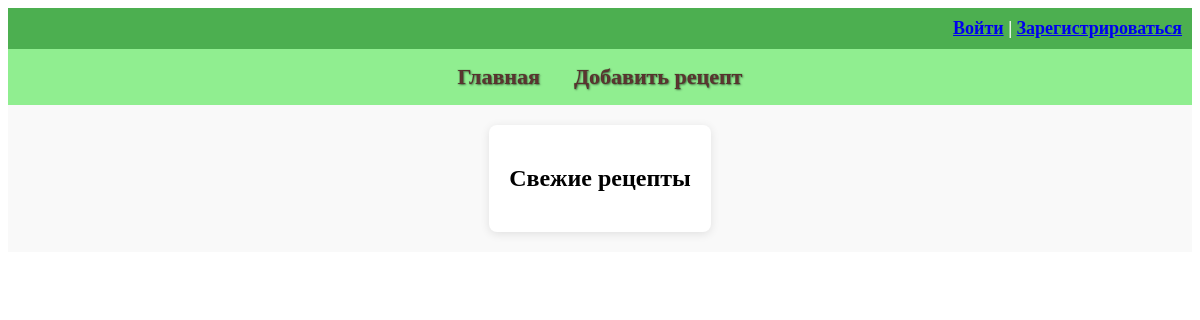
The page /accounts/ on the database as committed earlier.
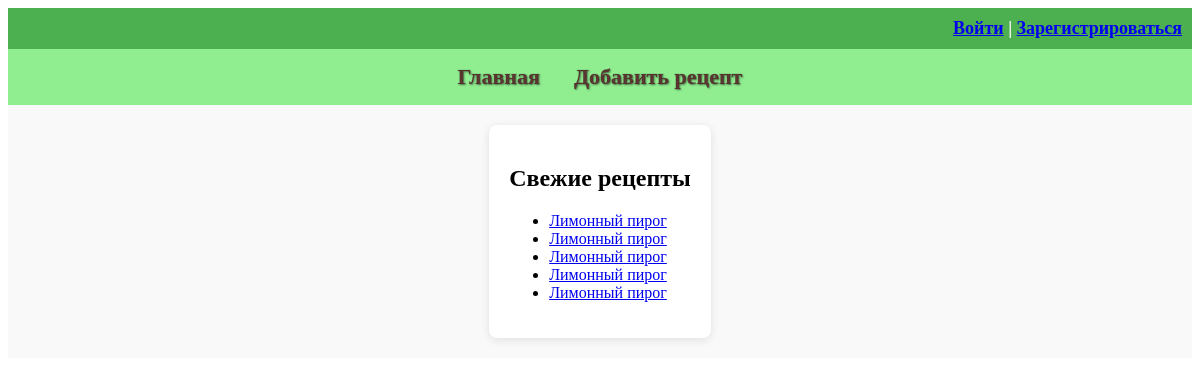
The same page on the database as committed later.
### recipe_app/models.py (models this page shows, shortened)
class Recipe(models.Model):
    title = models.CharField(max_length=100, verbose_name="Название блюда")
    description = models.TextField(verbose_name="Описание")
    preparation_steps = models.TextField(verbose_name="Шаги приготовления")
    preparation_time = models.PositiveIntegerField(verbose_name="Время приготовления в минутах")
    image = models.ImageField(upload_to='recipes/images/', verbose_name="Добавьте фото")
    author = models.ForeignKey(User, on_delete=models.CASCADE, verbose_name="Автор")
    categories = models.ManyToManyField(Category, through='RecipeCategory', verbose_name="Категория")
    ingredients = models.TextField(blank=True, null=True, verbose_name="Ингредиенты")

### recipe_app/views.py (the view)
# urls.py: path('', recipe_list, name='recipe_list'),
def recipe_list(request):
    recipes = Recipe.objects.order_by('-id').distinct()[:5]
    return render(request, 'recipes/recipe_list.html', {'recipes': recipes})

### recipe_app/templates/recipes/recipe_list.html (shortened to what this page needs)
{% extends 'base.html' %}
{% block content %}
<h2>Свежие рецепты</h2>
<ul>
    {% for recipe in recipes %}
        <li><a href="{% url 'recipe_detail' recipe.id %}">{{ recipe.title }}</a></li>
    {% endfor %}
</ul>
{% endblock %}

### recipe_app/templates/base.html (shortened to what this page needs)
<!DOCTYPE html>
<html lang="ru">
{% load static %}
<head>
    <link rel="stylesheet" type="text/css" href="{% static 'styles.css' %}">
</head>
<body>
    <div class="top-bar">
        <div class="user-info">
            {% if user.is_authenticated %}
                <p>Здравствуйте, {{ user.username }}!</p>
                <form action="{% url 'logout' %}" method="post">
                    {% csrf_token %}
                    <button type="submit">Выйти</button>
                </form>
            {% else %}
                <p><a href="{% url 'login' %}">Войти</a> | <a href="{% url 'register' %}">Зарегистрироваться</a></p>
            {% endif %}
        </div>
    </div>
    <header>
        <nav>
            <a href="{% url 'recipe_list' %}">Главная</a>
            <a href="{% url 'add_recipe' %}">Добавить рецепт</a>
        </nav>
    </header>
    <div class="content-container">
        <div class="content">
            <main>
                {% block content %}{% endblock %}
            </main>
        </div>
    </div>
</body>
</html>

### recipe_app/static/styles.css (style rules this page uses)
.content-container { display: flex; justify-content: center; background-color: #f9f9f9; padding: 20px; }
.content { max-width: 800px; background-color: white; padding: 20px; border-radius: 8px; box-shadow: 0 2px 10px rgba(0, 0, 0, 0.1); }
.top-bar { background-color: #4CAF50; color: white; padding: 10px; display: flex; justify-content: flex-end; align-items: center; }
.top-bar .user-info { display: flex; gap: 15px; align-items: center; }
.top-bar p { font-size: 18px; font-weight: bold; margin: 0; }
header { padding: 15px; text-align: center; background-color: #90EE90; }
nav a { margin: 0 15px; text-decoration: none; color: #5c3530; font-weight: bold; font-size: 22px; text-shadow: 1px 1px 2px rgba(0, 0, 0, 0.5); -webkit-text-stroke: 1px rgba(0, 0, 0, 0.1); }

Rows that differ between the two databases and show on the page:
added Recipe: title "Лимонный пирог"
added Recipe: title "Лимонный пирог"
added Recipe: title "Лимонный пирог"
added Recipe: title "Лимонный пирог"
added Recipe: title "Лимонный пирог"
